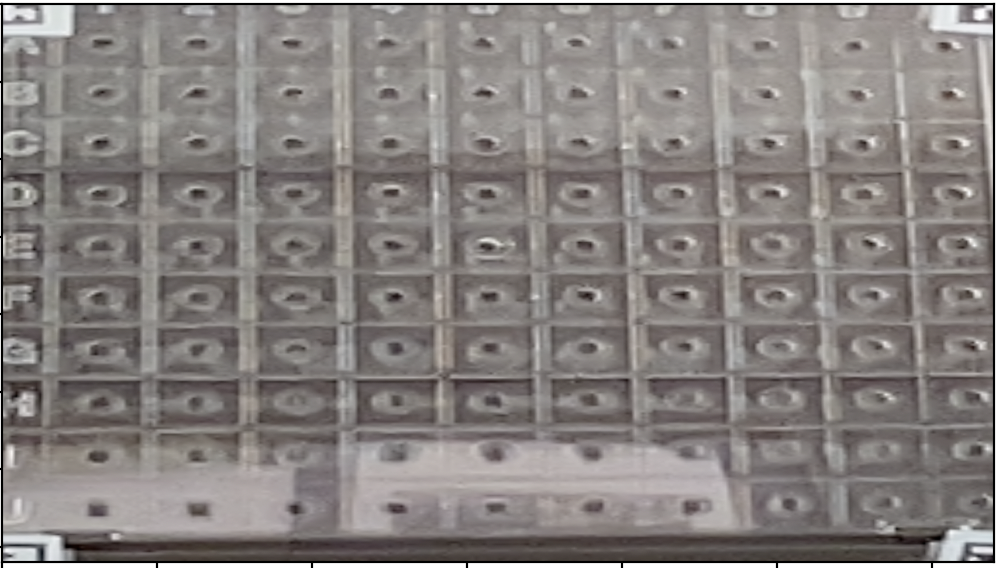
#> input picture data/ah.png, 996 x 568 px
$ python detection_adrian.py
#> lines starting #> are read from the running program, lines starting #| are printed output that depends on the picture; after the words box and inside, x2 and y2 are one past the last pixel; in counts of white or black regions, pixels touching at a corner belong together
import cv2
import numpy as np
import matplotlib.pyplot as plt

# pre process image
img = cv2.imread('../data/ah.png')
#> img is the input picture: shape (568, 996, 3); mean B, G, R 127, 129.2, 134.5
gray = cv2.cvtColor(img, cv2.COLOR_BGR2GRAY)
blur = cv2.blur(gray, (3, 3))

x,y,w,h = cv2.boundingRect(blur)
#> x = 0; y = 0; w = 996; h = 568
cv2.rectangle(img,(x,y),(x+w,y+h),(0,255,0),2)
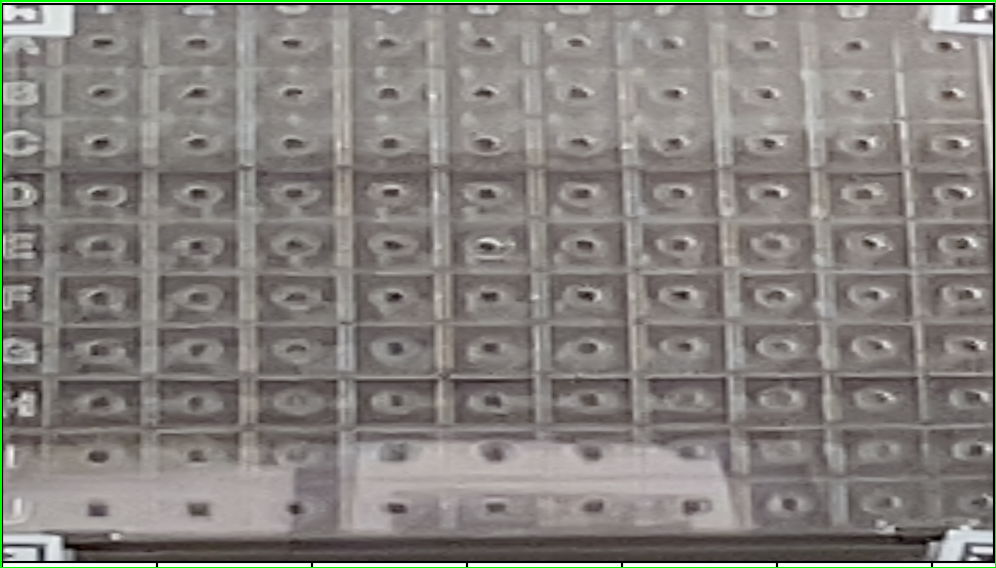
#> img: shape (568, 996, 3); 0.83% of pixels changed, all inside (x1, y1, x2, y2) = (0, 0, 996, 568)

# detect circles (parameters tuned by me, not sure how we could come up with them using code)
detected_circles = cv2.HoughCircles(blur, cv2.HOUGH_GRADIENT,
    1, 85, param1 = 50, param2 = 40, minRadius = 1, maxRadius = 40)
#> detected_circles = None

# Methodology - want to estimate corners from detected points, know they're evenly spaced so
#> (the run stopped early here; a loop or call above may not have finished)

$ run again, with data/test.png copied over data/ah.png
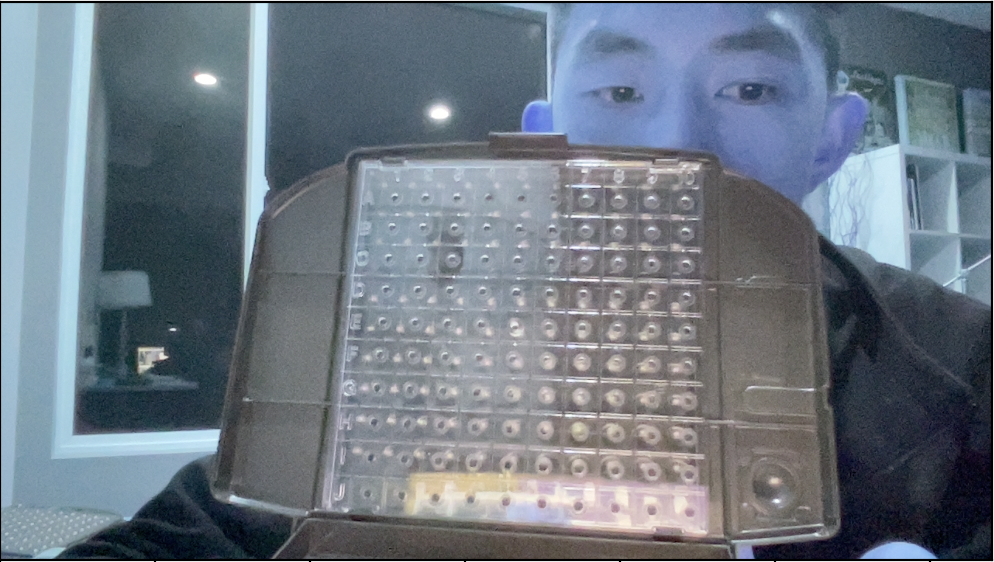
#> input picture data/test.png, 994 x 562 px
#> img is the input picture: shape (562, 994, 3); mean B, G, R 129.8, 118.9, 108.4
#> `gray = cv2.cvtColor(img, cv2.COLOR_BGR2GRAY)`:
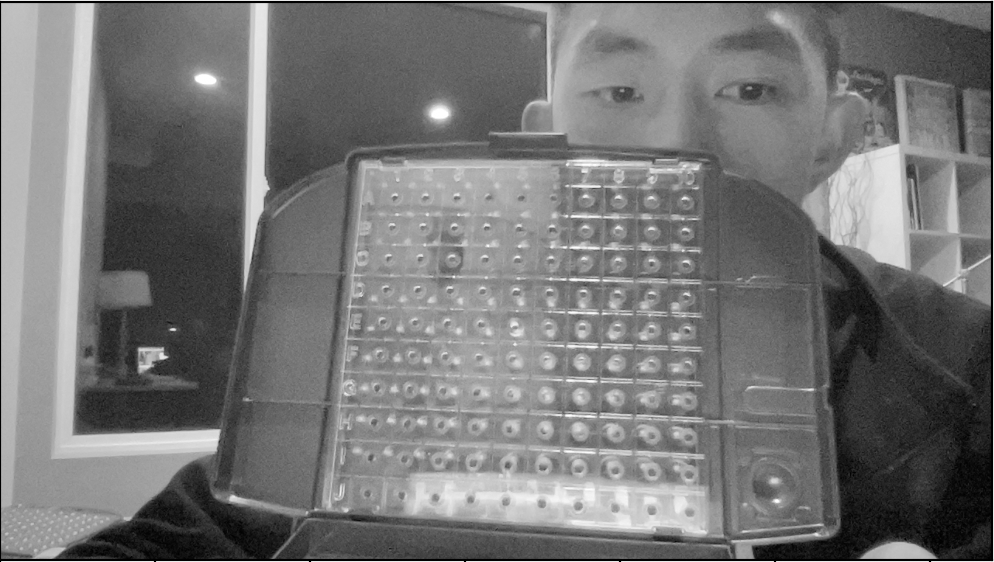
#> gray: shape (562, 994); min 0, max 255, mean 117
#> x = 0; w = 994; h = 562
#> `cv2.rectangle(img,(x,y),(x+w,y+h),(0,255,0),2)`:
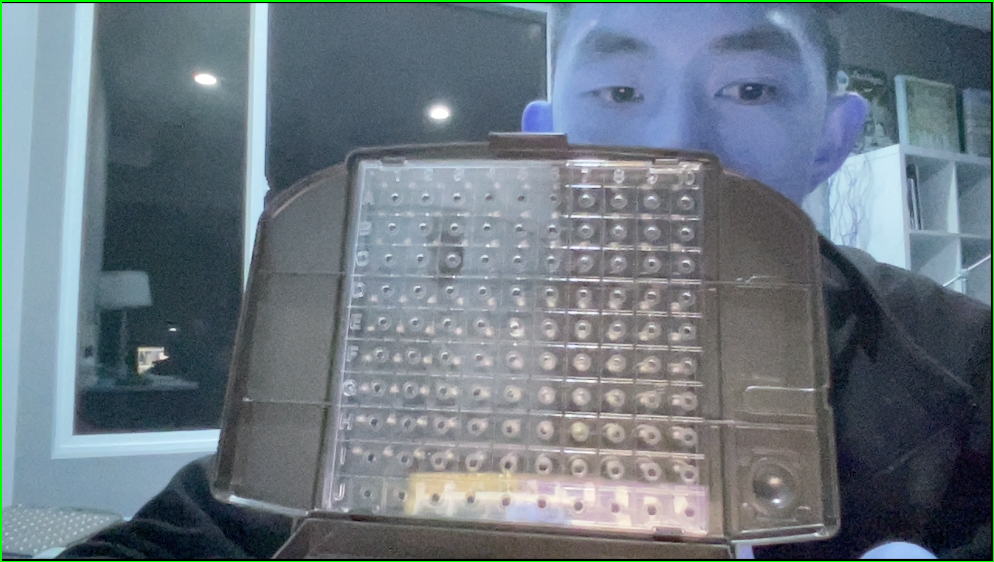
#> img: shape (562, 994, 3); 0.83% of pixels changed, all inside (x1, y1, x2, y2) = (0, 0, 994, 562)
#> detected_circles = [[769.5, 490.5, 27.1]]
#> the loop `for pt in detected_circles[0,:]:` made 1 pass
#> x_min = 789
#> y_min = 530
#> x_step = 0
